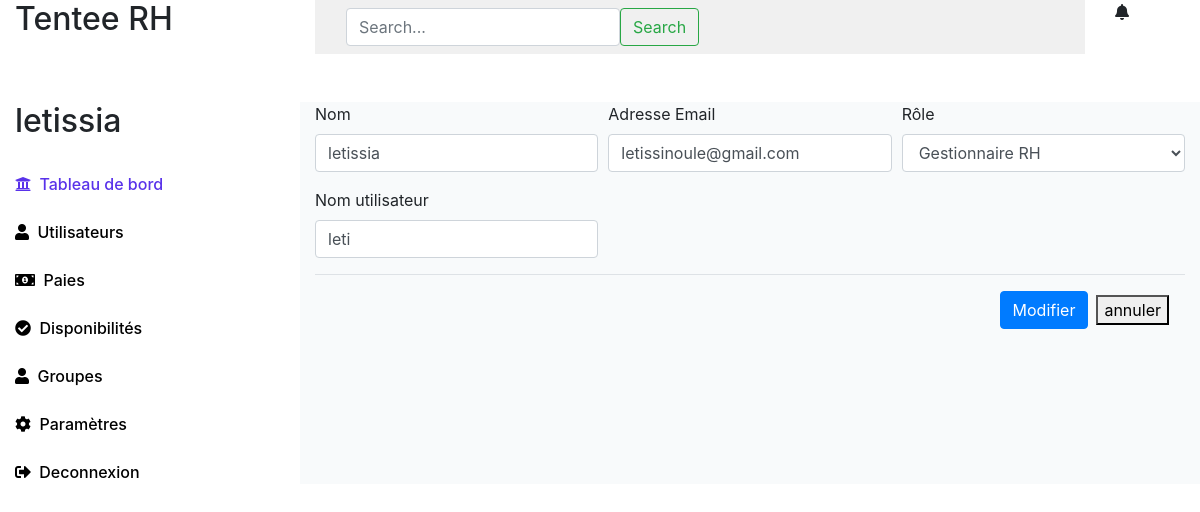
Screenshot of /edit/17/ with the database file from the repository.
### customuser/models.py (models this page shows, shortened)
class CustomUser(AbstractUser):
    username = models.CharField(_("User name"),  max_length=255, unique=True)
    position = models.CharField(max_length=100,default='')
    date_of_hire = models.DateField(null=True, blank=True)
    salary = models.DecimalField(max_digits=10, decimal_places=2, null=True, blank=True)
    address = models.TextField(null=True, blank=True)
    phone_number = models.CharField(max_length=15, blank=True, null=True)
    email = models.EmailField(blank=True, null=True)
    department = models.CharField(max_length=100,default='')
    ROLES = (
        (1, 'Développeur'),
        (2, 'Gestionnaire RH'),
        (3, 'Formateur'),
        (4, 'Chef des projets'),
        (5, 'Apprenant'),
    )
    role = models.PositiveIntegerField(default=None, null=True, blank=True, choices=ROLES)
    USERNAME_FIELD = "username"
    REQUIRED_FIELDS = []
    objects = CustomUserManager()

### authentification/views.py (the view, shortened to what this page needs)
# urls.py: path("edit/<int:id>/", views.edit, name = "authentification.edit"),
def edit(request, id):
    user = CustomUser.objects.get(id=id)
    return render(request, "authentification/edit.html", {'user': user})

### authentification/templates/authentification/edit.html (shortened to what this page needs)
{% extends 'base_dashboard.html'%}
{% block content %}
<form method="post" action="{% url 'authentification.edit' user.id %}" >
    <div class="form-row">
        <div class="form-group col-md-4">
            <label for="nom">Nom</label>
            <input type="text" class="form-control" name="first_name"  value="{{ user.first_name }}" required>
        </div>
        <div class="form-group col-md-4">
            <label for="email">Adresse Email</label>
            <input type="email" class="form-control" name="email" value="{{ user.email }}" required>
        </div>
        <div class="form-group col-md-4">
            <label for="inputState">Rôle </label>
            <select id="inputState" class="form-control" name="role">
                <option value="2" {% if user.role == 2 %}selected{% endif %}>Gestionnaire RH</option>
            </select>
        </div>
    </div>
    <div class="form-row">
        <div class="form-group col-md-4">
            <label for="nom">Nom utilisateur</label>
            <input type="text" class="form-control" name="username"   value="{{ user.username }}" required>
        </div>
    </div>
    <div class="modal-footer">
        <button type="submit" class="btn btn-primary">Modifier</button>
        <button type="submit" >annuler</button>
    </div>
    </form>
{% endblock %}

### authentification/templates/base_dashboard.html (shortened to what this page needs)
{% load static %}
<!DOCTYPE html>
<html lang="en">
<head>
    <link rel="stylesheet" href="https://use.fontawesome.com/releases/v5.2.0/css/all.css">
    <link rel="stylesheet" href="https://stackpath.bootstrapcdn.com/bootstrap/4.5.2/css/bootstrap.min.css">
    <link href="{% static 'authentification/css/dashboard.css' %}" rel="stylesheet" type="text/css">
</head>
<body>
    <div class="container-fluid">
        <div class="row">
            <div class="col-md-3">
            <h2>Tentee RH</h2>
            </div>
            <div class="col-md-8">
                <nav class="navbar bg-body-tertiary">
                    <div class="container-fluid">
                        <form class="d-flex" role="search" action="{% url 'authentification.resultats_recherche' %}" method="get">
                            <input class="form-control me-2" type="search" placeholder="Search..." aria-label="Search" name="q">
                            <button class="btn btn-outline-success" type="submit">Search</button>
                        </form>
                    </div>
                </nav>
            </div>
            <div class="col-md-1">
                <i class="fa fa-bell" alt="Notification"></i>
            </div>
        </div>
        <br>
        <br>
        <div class="row">
            <div class="col-md-3">
                <div class="row" >
                    <div class="col">
                        <h2>{{ user.first_name }}</h2>
                    </div>
                </div>
                <br>
                <div class="row text-left">
                   <div class="col">
                    <a href="{% url 'authentification.dashboard' %}" class="active">
                    <i class="fa fa-university"></i> <h6 class="ml-1">Tableau de bord</h6>
                    </a>
                    </div>
                </div>
                <br>
                {% if user.role == 2  or user.is_superuser %}
                <div class="row text-left">
                    <div class="col">
                    <a href="{% url 'authentification.utilisateurs' %}">
                        <i class="fa fa-user"></i> <h6 class="ml-1">Utilisateurs</h6>
                    </a>
                    </div>
                </div>
                {% endif %}
                {% if user.role == 2  or user.is_superuser %}
                    <br>
                    <div class="row text-left">
                        <div class="col">
                            <a href="{% url 'authentification.paies' %}">
                            <i class="fa fa-money-bill-alt"></i> <h6 class="ml-1">Paies</h6>
                        </a>
                        </div>
                    </div>
                    <br>
                     <div class="row text-left">
                        <div class="col">
                            <a href="{% url 'authentification.disponibilites' %}">
                            <i class="fa fa-check-circle"></i> <h6 class="ml-1">Disponibilités</h6>
                        </a>
                        </div>
                    </div>
                    <br>
                {% endif %}
                {% if user.role == 2 %}
                    <div class="row text-left">
                        <div class="col">
                            <a href="{% url 'authentification.groupes' %}">
                            <i class="fa fa-user"></i> <h6 class="ml-1">Groupes</h6>
                        </a>
                        </div>
                    </div>
                {% endif %}
                <br>
                {% if user.role == 2  or user.is_superuser %}
                <div class="row text-left">
                    <div class="col">
                        <a href="{% url 'authentification.parametres' %}">
                        <i class="fa fa-cog"></i> <h6 class="ml-1">Paramètres</h6>
                    </a>
                    </div>
                </div>
                {% endif %}
                {% if user.is_authenticated %}
                    <br>
                    <div class="row text-left">
                        <div class="col">
                            <a href="{% url 'customuser.logout' %}">
                            <i class="fa fa-sign-out-alt"></i> <h6 class="ml-1">Deconnexion</h6>
                        </a>
                        </div>
                    </div>
                {% endif %}
            </div>
            <div class="col-md-9 bg-dashboard">
                {% block content %}
                {% endblock %}
            </div>
        </div>
    </div>
</body>
</html>

### authentification/static/authentification/css/dashboard.css (style rules this page uses)
a { color: #000000; }
a.active { color: #5932ea; }
h6 { display: inline; }
.bg-dashboard { background-color: #f8fafb; }
.form-row .form-group input { width: 100%; }
label { display: block; overflow: hidden; text-decoration: none; text-overflow: ellipsis; white-space: nowrap; }
nav { display: flex; justify-content: space-around; background-color: #f0f0f0; padding: 10px; }

### rows the page displays
CustomUser: first_name "letissia", email "letissinoule@gmail.com", role "Gestionnaire RH", username "leti"
